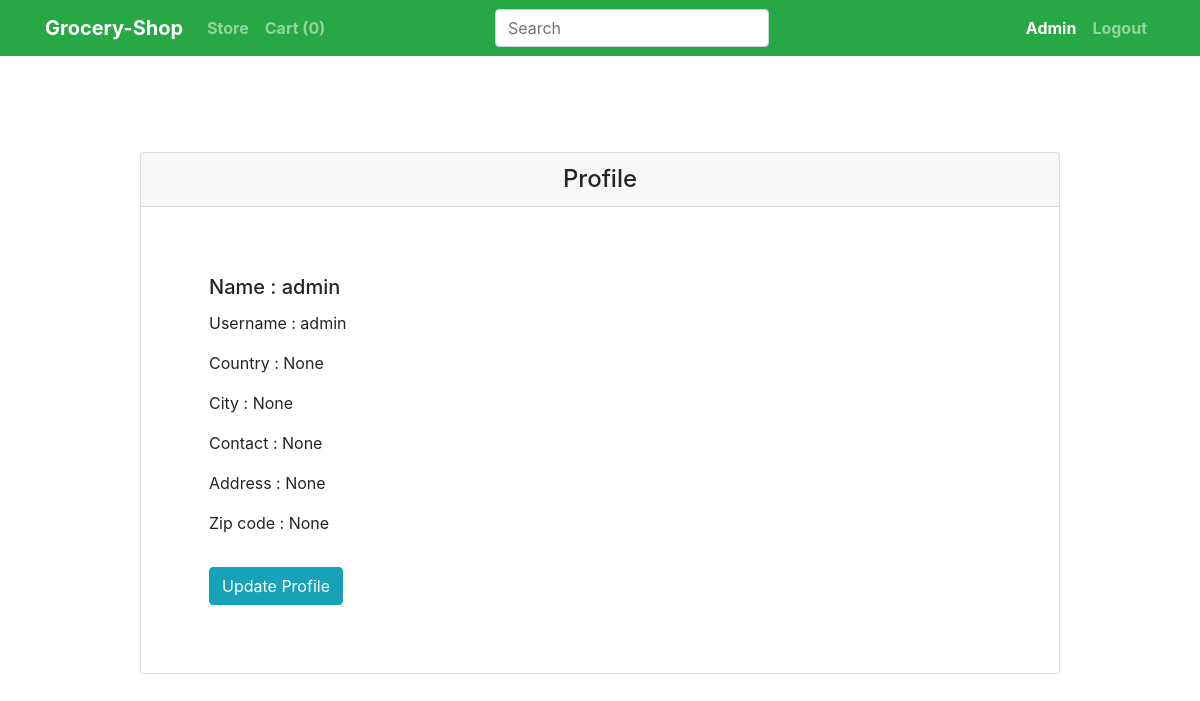
Screenshot of /profile (signed in) with the database file from the repository.
### src/models.py (models this page shows)
class UserModel(db.Model, UserMixin):
    id = db.Column(db.Integer, primary_key=True)
    name = db.Column(db.String(50), unique=False, nullable=False)
    username = db.Column(db.String(50), unique=True, nullable=False)
    email = db.Column(db.String(50), unique=True, nullable=False)
    gender = db.Column(db.String(50), nullable=True)
    birthday = db.Column(db.DateTime, nullable=True)
    password = db.Column(db.String(200), unique=False, nullable=False)
    country = db.Column(db.String(50), unique=False)
    city = db.Column(db.String(50), unique=False)
    contact = db.Column(db.String(50), unique=False)
    address = db.Column(db.String(50), unique=False)
    zipcode = db.Column(db.String(50), unique=False)
    date_created = db.Column(db.DateTime, nullable=False, default=datetime.utcnow)
    is_admin = db.Column(db.Boolean, unique=False, default=False)

### src/customers/routes.py (the view)
@customer_bp.route('/profile')
@login_required
def profile():
    return render_template('customer/profile.html')

### src/templates/customer/profile.html
{% extends 'layout.html' %}
{% block content %}
{% include 'includes/navbar.html' %}
<div class="container">
    <div class="row">
        <div class="col-md-10 mx-auto my-5">
            <div class="card my-5">
                <h4 class="card-header text-center">Profile</h4>
                <div class="card-body">
                    <div class="row p-5">
                        <div class="col">
                            <h5 class="card-title">Name : {{current_user.name}}</h5>
                            <p class="card-text">Username : {{current_user.username}}</p>
                            <p class="card-text">Country : {{current_user.country}}</p>
                            <p class="card-text">City : {{current_user.city}}</p>
                            <p class="card-text">Contact : {{current_user.contact}}</p>
                            <p class="card-text">Address : {{current_user.address}}</p>
                            <p class="card-text">Zip code : {{current_user.zipcode}}</p>
                            <a href="{{url_for('customer_bp.update_profile')}}" class="btn btn-info mt-3">Update Profile</a>
                        </div>
                    </div>
                </div>
              </div>
        </div>
    </div>
</div>
{% endblock content %}

### src/templates/includes/navbar.html (shortened to what this page needs)
    <nav class="navbar navbar-expand-lg navbar-dark font-weight-bold bg-success">
        <div class="container">
        <a class="navbar-brand" href="/">Grocery-Shop</a>
        <div class="collapse navbar-collapse" id="navbarSupportedContent">
          <ul class="navbar-nav mr-auto">
             {% if current_user.is_authenticated %}
             <li class="nav-item {% if 'products' in request.path %}active{% endif %}">
              <a class="nav-link" href="{{url_for('products_bp.all_products')}}">Store</a>
            </li>
              <li class="nav-item">
                <a href="{{url_for('cart_bp.getCart')}}" class="nav-link {% if 'cart' in request.path %}active{% endif %}"> Cart ({{ session['Shoppingcart']|length }}) </a>
              </li>
            {% endif %}
          </ul>
          {% if current_user.is_authenticated %}
          <form class="form-inline my-2 my-lg-0 ms-auto" action="{{url_for('products_bp.result')}}">
            <input class="form-control mr-sm-2" type="search" placeholder="Search" aria-label="Search" name="q">
            <button class="btn btn-outline-success my-2 my-sm-0" type="submit">Search</button>
          </form>
          <ul class="navbar-nav ml-auto">
            {% if current_user.is_admin %}
            <li class="nav-item">
              <a href="{{url_for('admin_bp.admin')}}" class="nav-link active">{{current_user.name|title }}</a>
            </li>
            {% else %}
            <li class="nav-item">
              <a href="#" class="nav-link active">{{current_user.name|title }}</a>
            </li>
            {% endif %}
            <li class="nav-item">
              <a href="{{url_for('customer_bp.customer_logout')}}" class="nav-link"> Logout</a>
            </li>
          </ul>
          {% endif %}
          </div>
            </div>
      </nav>

### rows the page displays
UserModel: name "Admin", name "admin", username "admin", country "None", city "None", contact "None", address "None", zipcode "None"

### other values shown
{{ session['Shoppingcart']|length }} "0"
